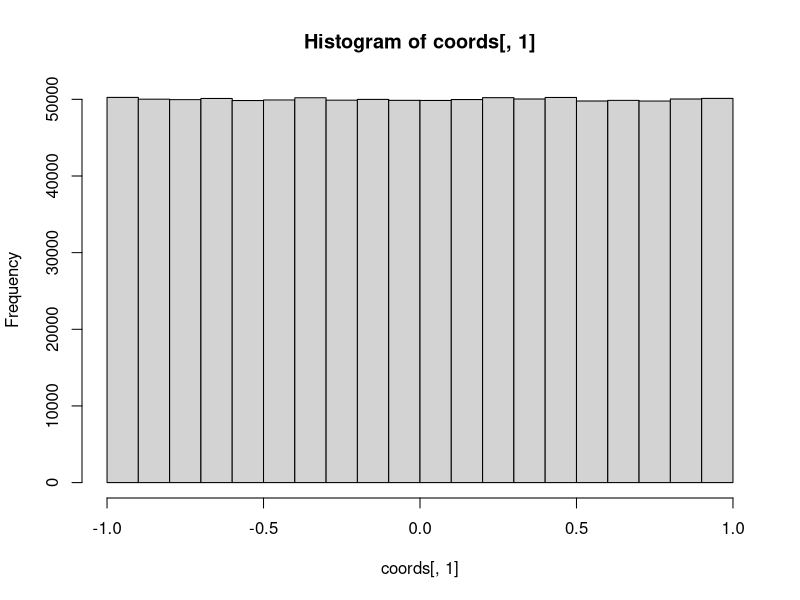
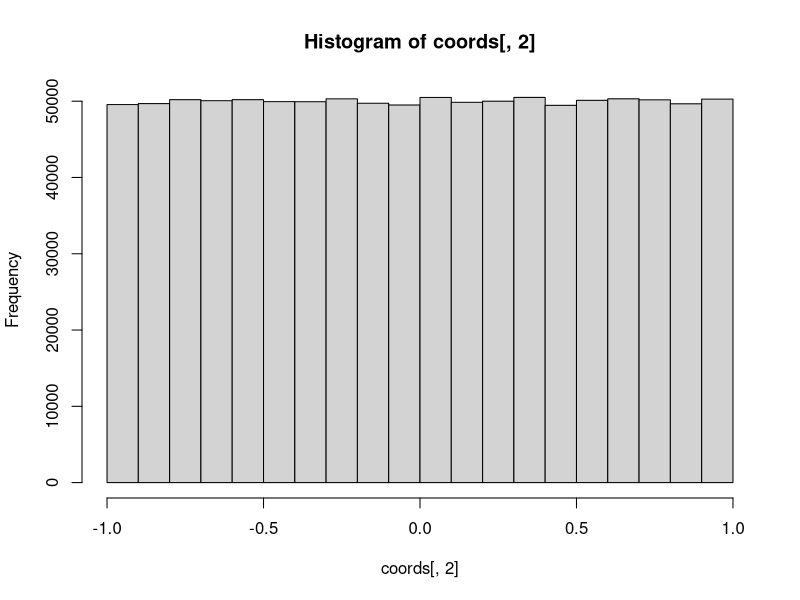

R code for these plots, in order:
## ---- chunk 1
prime.sieve <- function(n){
  # We know there are no primes below 1
  if(n <= 1){
    return(paste0('No prime numbers exist <= ', n))
  }
  # We know that 2 is the only prime <= 2
  else if(n==2){
    return(n)
  }
  # For n > 2
  else{
    # Generate a vector that includes 2 and odds up to n
    primes <- c(2, seq.int(3, n, 2))
    
    i <- 1
    # While p^2 <= n
    while(primes[i]**2 <= primes[length(primes)]){
      # Remove numbers of the form p^2 + 2p from primes
      primes <- setdiff(primes, 
                         seq(primes[i]**2,  
                             primes[length(primes)], 
                             2*primes[i]))
            i <- i+1 # Go to next index
    }
    return(primes)
  }
}
## ---- chunk 2
prime.sieve(-1)
prime.sieve(0)
prime.sieve(2)
prime.sieve(3)
prime.sieve(100)
## ---- chunk 3
# A function that determines whether (x, y) is inside a circle of radius 1
# Returns 1 if true, 0 if false
is.inside.circle <- function(vec){
  ifelse(vec[1]**2 + vec[2]**2 <= 1, 1, 0)
}

# Let number of coordinates equal 1000000
n <- 10**6

# Generate n coordinates using runif as an [x, y] matrix
coords <- cbind(runif(n, -1, 1), runif(n, -1, 1))

# Plot histograms of our random x and y coordinates
hist(coords[,1])
hist(coords[,2])

# Pass coords to is.inside.circle and get 1 or 0 for each
# Store this result in a vector
test.vector <- apply(coords, 1, FUN='is.inside.circle')

# Sum of test.vector gives us the number of points inside the circle
# Length gives the total number which is equal to n = 10**6
# Sum divided by Length gives us the probability that a random coordinate falls inside the circle
# We multiply that by the area of a square with side=1 to get estimate of pi
pi.estimate <- sum(test.vector)/length(test.vector)*4

print(pi.estimate)
## ---- chunk 4
# Calculate the theoretical variance of pi.estimate
# Let r be the result of is.inside.circle(coord)
r.expectation = (pi.estimate/4)*(1) + (pi.estimate/4)*(0)
r_squared.expectation = (pi.estimate/4)*(1)**2 + (pi.estimate/4)*(0)**2

#variance = r_squared.expectation - (r.expectation)**2
variance.theoretical <- (pi.estimate/4)*(1-pi.estimate/4)

print(variance.theoretical)
## ---- chunk 5
# Function for estimating pi n times 
# where sample size for each estimate and number of estimates are given
pi.estimates.n <- function(sample.size, trials){
  pi.estimates.array <- c()
  i <- 1
  while(i <= trials){
    i <- i + 1
    test.vector <- apply(cbind(runif(sample.size, -1, 1), runif(sample.size, -1, 1)), 
                         1, FUN='is.inside.circle')
    pi.estimates.array <- rbind(pi.estimates.array, 
                                sum(test.vector)/length(test.vector)*4)
  }
  return(pi.estimates.array)
}

# Numerically calculate the variance of pi.estimates
# where sample size = 100000 and number of trials = 100

pi.estimates <- pi.estimates.n(100000, 10)

variance.numerical <- mean((mean(pi.estimates/4)-(pi.estimates/4))^2)

print(variance.numerical)
